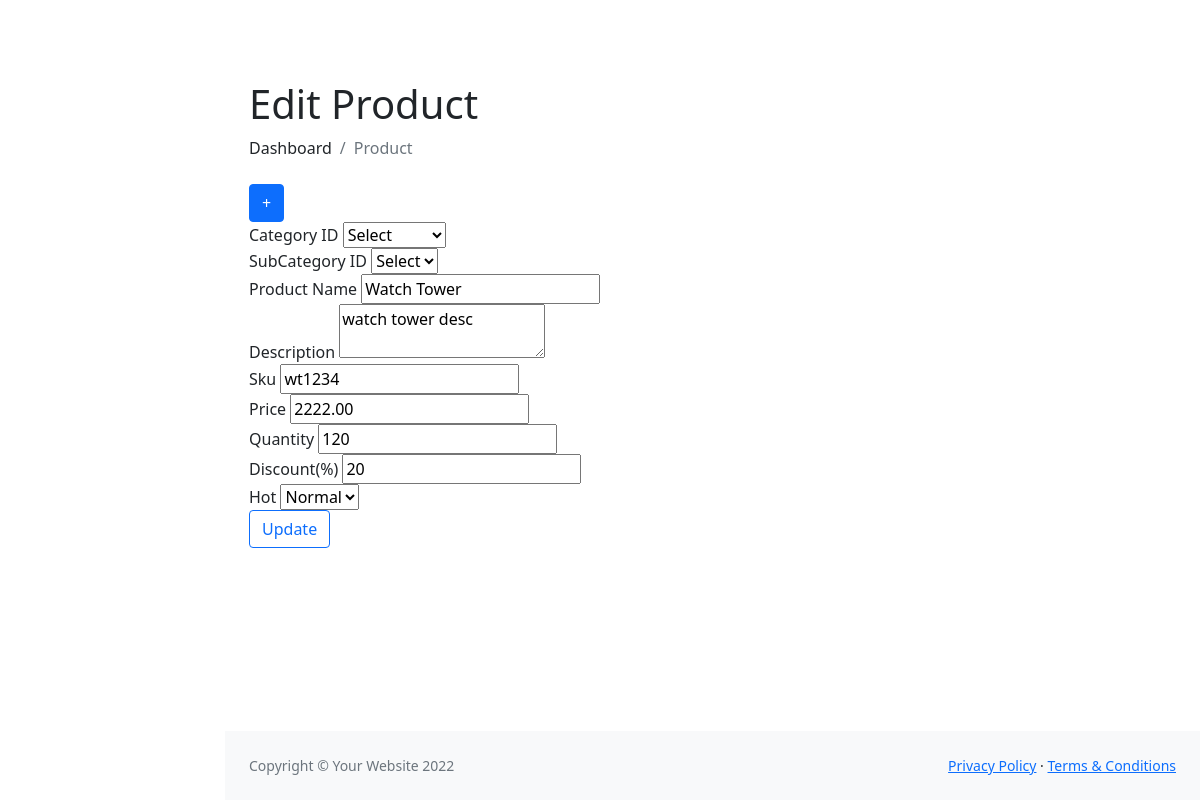
/admin/product/edit.php?id=6 (signed in), run on the app's committed database.
### tables this page shows
CREATE TABLE `products` (
  `id` int(11) NOT NULL,
  `category_id` int(11) NOT NULL,
  `subcategory_id` int(11) NOT NULL,
  `name` varchar(256) NOT NULL,
  `description` text NOT NULL,
  `sku` varchar(128) NOT NULL,
  `images` varchar(512) NOT NULL,
  `price` float(10,2) NOT NULL,
  `quantity` int(6) NOT NULL,
  `discount` int(2) NOT NULL,
  `hot` set('0','1') NOT NULL,
  `created_at` timestamp NOT NULL DEFAULT current_timestamp()
);

### admin/product/edit.php (the view, shortened to what this page needs)
<?php
require "../../inc/connection.php";
$p = "select * from products where id='".$_GET['id']."' limit 1";
$r = $conn->query($p);
$p = $r->fetch_assoc();
?>
<!DOCTYPE html>
<html lang="en">
    <head>
        <link href="https://cdn.jsdelivr.net/npm/simple-datatables@latest/dist/style.css" rel="stylesheet" />
        <link href="../css/styles.css" rel="stylesheet" />
        <link rel="stylesheet" href="https://cdn.jsdelivr.net/npm/bootstrap-icons@1.10.3/font/bootstrap-icons.css">
    </head>
    <body class="sb-nav-fixed">
        <div id="layoutSidenav">
            <div id="layoutSidenav_content">
                <main>
                    <div class="container-fluid px-4">
                        <h1 class="mt-4">Edit Product</h1>
                        <ol class="breadcrumb mb-4">
                            <li class="breadcrumb-item">Dashboard</li>
                            <li class="breadcrumb-item active">Product</li>
                        </ol>
<button class="btn btn-primary" id="showFormBtn">+</button>
<div id="productFormContainer">
    <form action="" method="post" enctype="multipart/form-data">
        <label>Category ID</label>
        <select name="category_id" id="category_id">
            <option value="-1">Select</option>
        </select> <br>
        <label>SubCategory ID</label>
        <select name="subcategory_id" id="subcategory_id">
            <option value="-1">Select</option>
        </select> <br>
        <label>Product Name</label>
        <input type="text" name="name" required value="<?= $p['name'] ?>"> <br>
        <label>Description</label>
        <textarea name="description" required><?= $p['description'] ?></textarea> <br>
        <label>Sku</label>
        <input type="text" name="sku" required value="<?= $p['sku'] ?>"> <br>
        <label>Price</label>
        <input type="text" name="price" required value="<?= $p['price'] ?>"> <br>
        <label>Quantity</label>
        <input type="number" name="quantity" required value="<?= $p['quantity'] ?>"> <br>
        <label>Discount(%)</label>
        <input type="text" name="discount" required value="<?= $p['discount'] ?>"> <br>
        <label>Hot</label>
        <select name="hot" id="hot">
            <option value="0" <?= $p['hot']=="0"?"selected":"" ?>>Normal</option>
        </select>
        <br>
        <input type="submit" class="btn btn-outline-primary" name="updateproduct" value="Update">
    </form>
</div>
                    </div>
                </main>
                <footer class="py-4 bg-light mt-auto">
                    <div class="container-fluid px-4">
                        <div class="d-flex align-items-center justify-content-between small">
                            <div class="text-muted">Copyright &copy; Your Website 2022</div>
                            <div>
                                <a href="#">Privacy Policy</a>
                                &middot;
                                <a href="#">Terms &amp; Conditions</a>
                            </div>
                        </div>
                    </div>
                </footer>
            </div>
        </div>
    </body>
</html>

### data on the page
products: name "Watch Tower", description "watch tower desc", sku "wt1234", price "2222.00", quantity "120", discount "20", hot "Normal"
